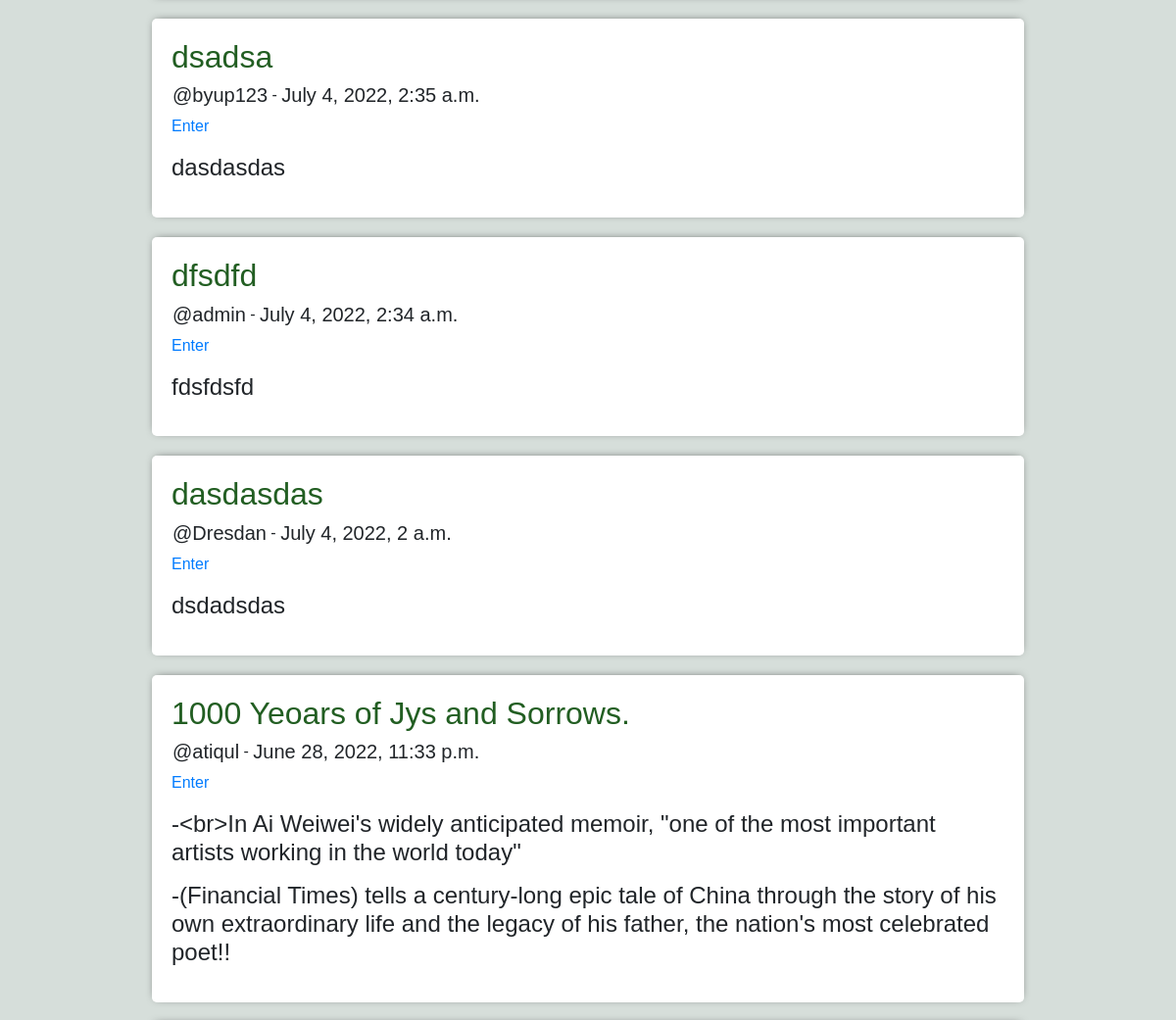
The app's page / (signed in, middle part), older data.
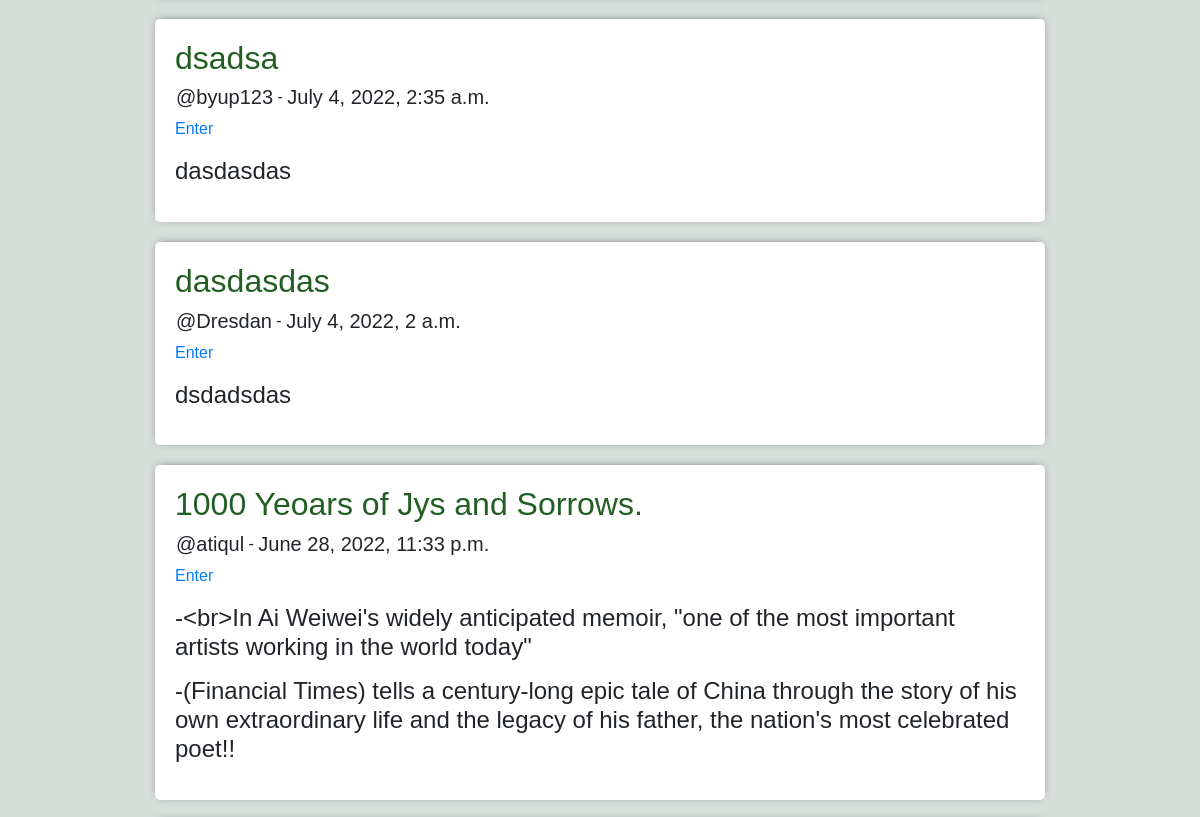
The same page, newer data.
### backend/models.py (models this page shows, shortened)
class Room(models.Model):
    host = models.ForeignKey(User, on_delete=models.CASCADE)
    name = models.CharField(max_length=255)
    description = models.TextField(null=True)
    date_created = models.DateTimeField(default=datetime.datetime.now)
    class Meta:
        ordering = ['-date_created',]

### backend/views.py (the view)
# urls.py: path('', home.as_view(), name='home'),
class home(LoginRequiredMixin, ListView):
    template_name = 'backend/home.html'
    model = models.Room
    context_object_name = 'rooms'

### backend/templates/backend/home.html
{% extends 'index.html' %}
{% block page %}
{% if request.user.is_authenticated %}
<div class="bg-container-custom">
    <div class="container-fluid center-column-home">
            {% for room in rooms %}
            <div class="item-row">
                <h2 style="color: var(--dark-text);">{{ room.name }}</h2>
                <div class="row pl-3"><h5>@{{ room.host.username }}</h5>&nbsp;-&nbsp;<h5>{{ room.date_created }}</h5>
            </div>
                <a href="{% url 'chat-room' room.id %}">Enter</a>
                <h4 class="pt-3">{{ room.description|linebreaks }}</h4>
            </div>
            {% endfor %}
    </div>
</div>
{% endif %}
{% endblock page %}

Row changes from the older to the newer data that the page shows:
removed Room: name "dfsdfd", host.username "admin", date_created "July 4, 2022, 2:34 a.m.", description "fdsfdsfd"
